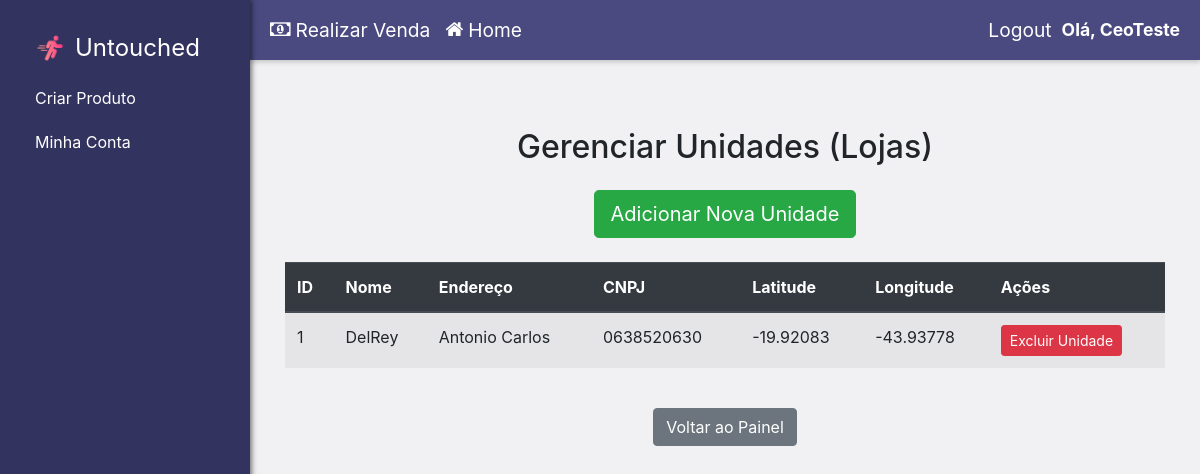
Screenshot of /gerenciar_unidades_page (signed in) with the database file from the repository.
### website/model/Users/Gerente.py (models this page shows, shortened)
class Gerente(Funcionario):
    __mapper_args__ = {
        'polymorphic_identity': 6
    }

### website/model/Loja.py (models this page shows, shortened)
class Loja(db.Model):
    __tablename__ = 'loja'
    id = db.Column(db.Integer, primary_key = True)
    endereco = db.Column(db.String(100))
    cnpj = db.Column(db.String(20))
    latitude = db.Column(db.Float)
    longitude = db.Column(db.Float)
    nome = db.Column(db.String)

### website/controller/homeController.py (the view, shortened to what this page needs)
@homeC.route('/gerenciar_unidades_page', methods=['GET', 'POST'])
@login_required
def gerenciar_unidades_page():
    if not (current_user.is_authenticated and current_user.nivel == 4):
        print("Você não tem permissão para gerenciar unidades.", 'danger')
        return redirect(url_for('homeC.home_funcionario'))
    if request.method == 'GET':
        lojas = LojaDatabaseService.listar_lojas()
        return render_template('gerenciar_unidades.html', lojas=lojas)

### website/service/LojaDatabaseService.py (called while the page is built)
    @staticmethod
    def listar_lojas():
        return Loja.query.all()

### website/templates/gerenciar_unidades.html (shortened to what this page needs)
{% extends 'layout.html' %}
{% block content %}
<div class="container mt-5">
    <h2 class="mb-4 text-center">Gerenciar Unidades (Lojas)</h2>
    <div class="text-center mb-4">
        <a href="{{ url_for('homeC.sign_up_loja') }}" class="btn btn-success btn-lg">Adicionar Nova Unidade</a>
    </div>
    <div class="table-responsive">
        <table class="table table-striped table-hover">
            <thead class="thead-dark">
                <tr>
                    <th>ID</th>
                    <th>Nome</th>
                    <th>Endereço</th>
                    <th>CNPJ</th>
                    <th>Latitude</th>
                    <th>Longitude</th>
                    <th>Ações</th>
                </tr>
            </thead>
            <tbody>
                {% for loja in lojas %}
                <tr>
                    <td>{{ loja.id }}</td>
                    <td>{{ loja.nome }}</td>
                    <td>{{ loja.endereco }}</td>
                    <td>{{ loja.cnpj }}</td>
                    <td>{{ loja.latitude }}</td>
                    <td>{{ loja.longitude }}</td>
                    <td>
                        <form method="POST" action="{{ url_for('homeC.gerenciar_unidades_page') }}" onsubmit="return confirm('Tem certeza que deseja excluir a unidade {{ loja.nome }}?');">
                            <button type="submit" class="btn btn-sm btn-danger">Excluir Unidade</button>
                        </form>
                    </td>
                </tr>
                {% else %}
                <tr>
                    <td colspan="7" class="text-center">Nenhuma unidade cadastrada.</td>
                </tr>
                {% endfor %}
            </tbody>
        </table>
    </div>
    <div class="text-center mt-4">
        <a href="{{ url_for('homeC.home_funcionario') }}" class="btn btn-secondary">Voltar ao Painel</a>
    </div>
</div>
{% endblock %}

### website/templates/layout.html (shortened to what this page needs)
<!DOCTYPE html>
<html>
<head>
    <link
        rel="stylesheet"
        href="https://stackpath.bootstrapcdn.com/bootstrap/4.4.1/css/bootstrap.min.css"
    />
    <link
        rel="stylesheet"
        href="https://stackpath.bootstrapcdn.com/font-awesome/4.7.0/css/font-awesome.min.css"
    />
</head>
<body>
    <div class="sidebar">
        <div class="navbar-nav">
            <a class="navbar-brand" href="{{ url_for('homeC.home') }}">
                <img src="{{ url_for('static', filename='images/logo.png') }}" alt="Nossa Logo" height="30">
                <span style="font-size: 1.2em;">Untouched</span>
            </a>
            {% block sidebar_specific_content %}
                {% if current_user.is_authenticated and current_user.tipo_usuario >= 5 %}
                    <a class="nav-item nav-link" href="{{ url_for('productC.criar_produto') }}">Criar Produto</a>
                {% endif %}
                {% if current_user.is_authenticated%}
                    {%if current_user.tipo_usuario > 2%}
                        <a class="nav-item nav-link" href="{{ url_for('homeC.home_funcionario') }}">Minha Conta</a>
                    {%else%}
                        <a class="nav-item nav-link" href="{{ url_for('homeC.home_cliente') }}">Minha Conta</a>
                    {%endif%}
                {%else%}
                    <a class="nav-item nav-link" href="{{ url_for('loginC.login_page') }}">Login</a>
                    <a class="nav-item nav-link" href="{{ url_for('signC.sign_up') }}">Sign Up</a>
                {% endif %}
            {% endblock %}
        </div>
    </div>
    <div class="main-content-area">
        <div class="topbar">
            <div class="welcome-section">
                {% if current_user.is_authenticated %}
                {% if current_user.is_authenticated and current_user.tipo_usuario > 3 %}
                    <a class="cart-link" href="{{ url_for('vendaC.carrinho_venda') }}">
                        <i class="fa fa-money"></i> Realizar Venda
                    </a>
                {% endif %}
                {%endif%}
                <a class="home-link" href="{{ url_for('homeC.home') }}">
                    <i class="fa fa-home"></i> Home
                </a>
            </div>
            <div class="auth-info">
                {% if current_user.is_authenticated %}
                    <a class="auth-link" href="{{ url_for('loginC.logout') }}">Logout</a>
                    <span class="welcome-message">Olá, {{ current_user.nome }}</span>
                {% else %}
                    <a class="auth-link" href="{{ url_for('loginC.login_page') }}">Login</a>
                    <a class="auth-link" href="{{ url_for('signC.sign_up') }}">Sign Up</a>
                {% endif %}
            </div>
        </div>
        <div class="content-wrapper">
          {% block content %}
          {% endblock %}
        </div>
    </div>
</body>
</html>

### website/templates/layout.html (style rules this page uses)
body { display: flex; min-height: 100vh; margin: 0; background-color: #eeeef0c5; }
.sidebar { width: 250px; flex-shrink: 0; background-color: #333360; color: white; padding: 20px; box-shadow: 2px 0 5px rgba(0,0,0,0.5); position: sticky; top: 0; height: 100vh; overflow-y: auto; display: flex; flex-direction: column; }
.sidebar .navbar-brand, .sidebar .nav-link { color: white !important; padding: 10px 15px; display: flex; align-items: center; text-decoration: none; }
.sidebar .navbar-brand img { margin-right: 10px; }
.main-content-area { flex-grow: 1; display: flex; flex-direction: column; }
.topbar { background-color: #4a4a80; color: white; padding: 10px 20px; display: flex; justify-content: space-between; align-items: center; box-shadow: 0 2px 5px rgba(0,0,0,0.2); height: 60px; flex-shrink: 0; }
.topbar .welcome-section { display: flex; align-items: center; gap: 15px; }
.topbar .welcome-message { font-size: 1.1em; font-weight: bold; }
.topbar .home-link, .topbar .cart-link, .topbar .auth-link, .topbar .my-account-link { color: white !important; text-decoration: none; font-size: 1.2em; display: flex; align-items: center; transition: color 0.2s ease-in-out; }
.topbar .home-link i, .topbar .cart-link i { margin-right: 5px; }
.topbar .auth-info { display: flex; align-items: center; gap: 10px; }
.content-wrapper { flex-grow: 1; padding: 20px; }

### rows the page displays
Gerente: nome "CeoTeste"
Loja: id "1", nome "DelRey", endereco "Antonio Carlos", cnpj "0638520630", latitude "-19.92083", longitude "-43.93778"
